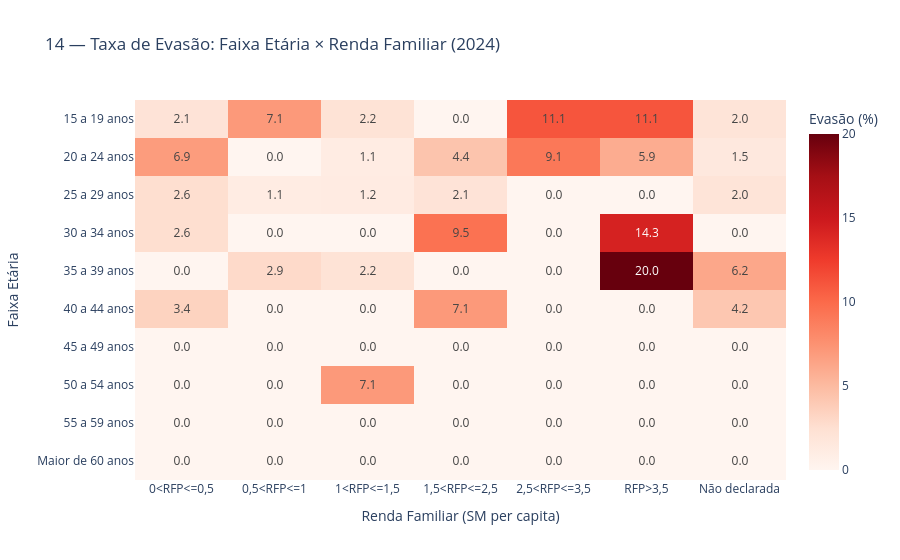

This figure's notebook cell:
### Markdown cell above
### 4.6. Seção 2 — Heatmaps de evasão (gráficos 14–16)

### Code cell
# ── Gráfico 14: Evasão — Faixa Etária × Renda Familiar ───────────────────────
# Cada célula: % de evadidos entre os estudantes daquela faixa etária E renda.
# NaN (branco) = nenhuma matrícula nessa combinação.

pivot_14 = heatmap_cruzado(
    df, "Faixa Etária", "Renda Familiar", "Evadidos",
    ordem_y=ORDEM_ETARIA, ordem_x=ORDEM_RENDA,
)
fig_14 = px.imshow(
    pivot_14, text_auto=".1f", color_continuous_scale="Reds",
    labels={"color": "Evasão (%)"},
    title=f"14 — Taxa de Evasão: Faixa Etária × Renda Familiar ({ultimo_ano})",
    aspect="auto",
)
fig_14.update_layout(
    xaxis_title="Renda Familiar (SM per capita)",
    yaxis_title="Faixa Etária",
    coloraxis_colorbar=dict(title="Evasão (%)"),
)
fig_14.show()

### Figure 1 — Plotly figure (JSON) as saved in the notebook; plotly's stock layout.template omitted (floating-point values rounded to 4 significant figures)
{"data": [{"coloraxis": "coloraxis", "hovertemplate": "Renda Familiar: %{x}<br>Faixa Etária: %{y}<br>Evasão (%): %{z}<extra></extra>", "name": "0", "texttemplate": "%{z:.1f}", "type": "heatmap", "x": ["0<RFP<=0,5", "0,5<RFP<=1", "1<RFP<=1,5", "1,5<RFP<=2,5", "2,5<RFP<=3,5", "RFP>3,5", "Não declarada"], "xaxis": "x", "y": ["15 a 19 anos", "20 a 24 anos", "25 a 29 anos", "30 a 34 anos", "35 a 39 anos", "40 a 44 anos", "45 a 49 anos", "50 a 54 anos", "55 a 59 anos", "Maior de 60 anos"], "yaxis": "y", "z": [[2.1, 7.1, 2.2, 0.0, 11.1, 11.1, 2.0], [6.9, 0.0, 1.1, 4.4, 9.1, 5.9, 1.5], [2.6, 1.1, 1.2, 2.1, 0.0, 0.0, 2.0], [2.6, 0.0, 0.0, 9.5, 0.0, 14.3, 0.0], [0.0, 2.9, 2.2, 0.0, 0.0, 20.0, 6.2], [3.4, 0.0, 0.0, 7.1, 0.0, 0.0, 4.2], [0.0, 0.0, 0.0, 0.0, 0.0, 0.0, 0.0], [0.0, 0.0, 7.1, 0.0, 0.0, 0.0, 0.0], [0.0, 0.0, 0.0, 0.0, 0.0, 0.0, 0.0], [0.0, 0.0, 0.0, 0.0, 0.0, 0.0, 0.0]]}], "layout": {"coloraxis": {"colorbar": {"title": {"text": "Evasão (%)"}}, "colorscale": [[0, "rgb(255,245,240)"], [0.125, "rgb(254,224,210)"], [0.25, "rgb(252,187,161)"], [0.375, "rgb(252,146,114)"], [0.5, "rgb(251,106,74)"], [0.625, "rgb(239,59,44)"], [0.75, "rgb(203,24,29)"], [0.875, "rgb(165,15,21)"], [1, "rgb(103,0,13)"]]}, "title": {"text": "14 — Taxa de Evasão: Faixa Etária × Renda Familiar (2024)"}, "xaxis": {"anchor": "y", "domain": [0, 1], "title": {"text": "Renda Familiar (SM per capita)"}}, "yaxis": {"anchor": "x", "autorange": "reversed", "domain": [0, 1], "title": {"text": "Faixa Etária"}}}}
